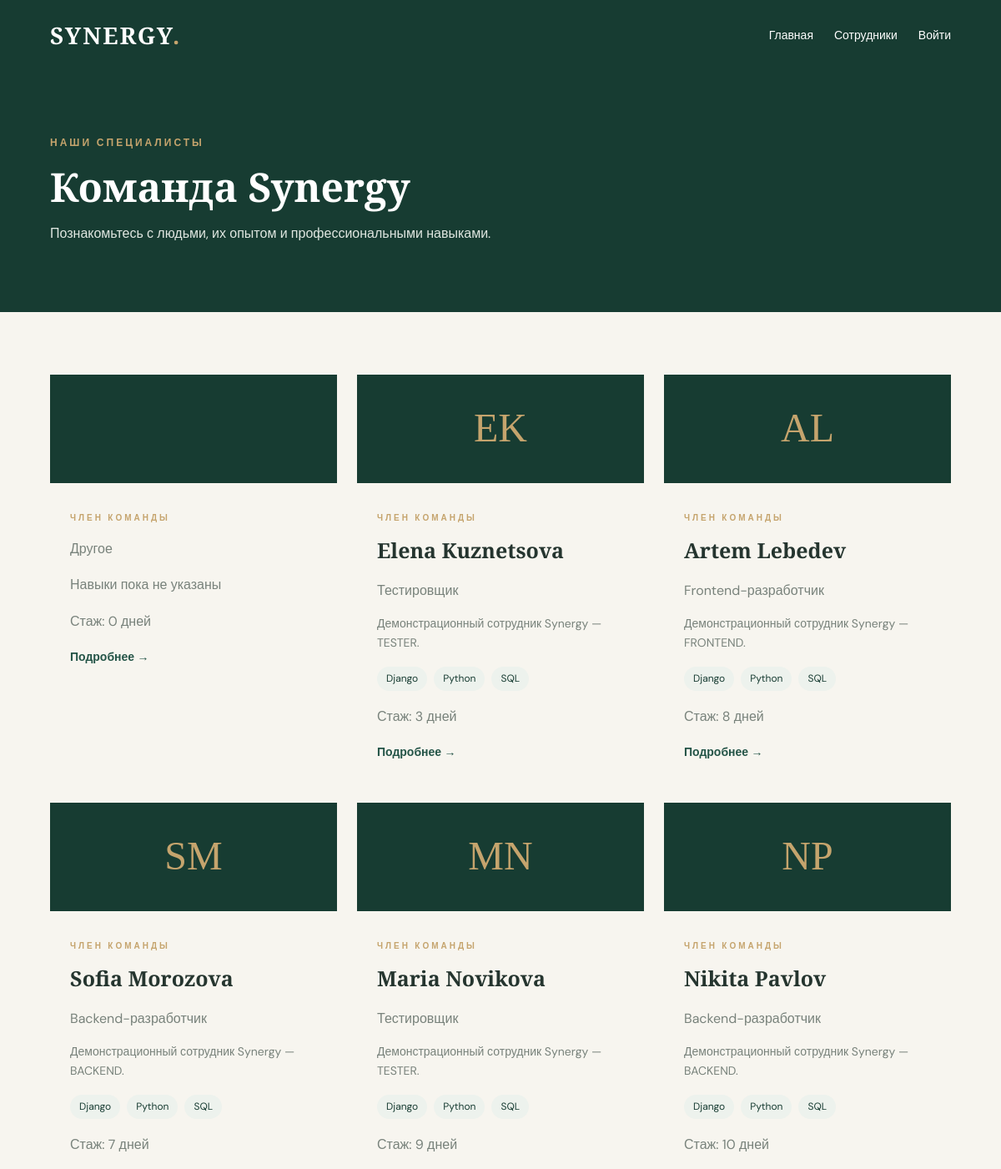
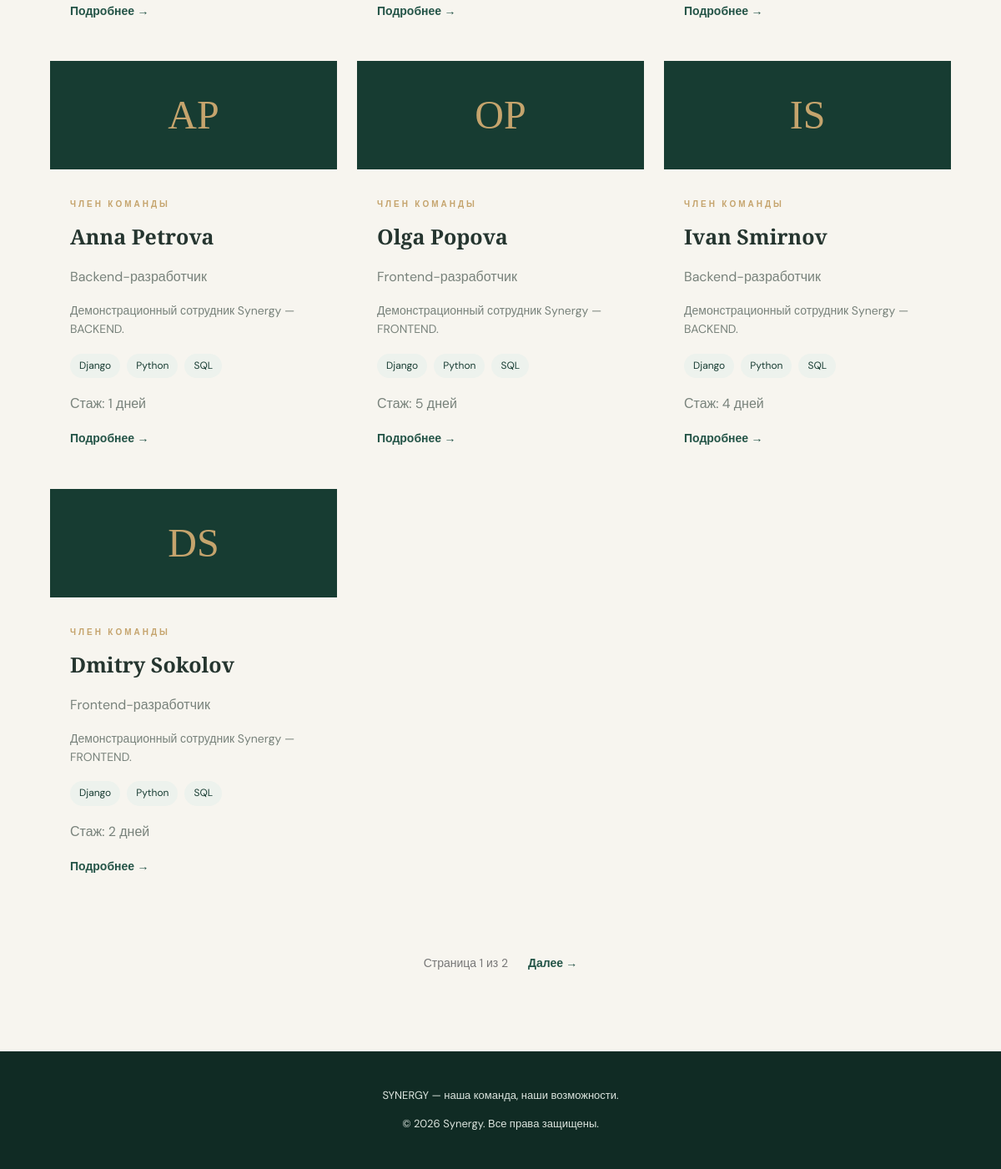
/employees/, run on the app's committed database (2 pictures, top to bottom).
### employees/models.py (models this page shows, shortened)
class Employee(AbstractUser):
    class Gender(models.TextChoices):
        MALE = "M", "Мужской"
        FEMALE = "F", "Женский"
        OTHER = "O", "Другой"
    class Position(models.TextChoices):
        BACKEND = "BACKEND", "Backend-разработчик"
        FRONTEND = "FRONTEND", "Frontend-разработчик"
        TESTER = "TESTER", "Тестировщик"
        OTHER = "OTHER", "Другое"
    middle_name = models.CharField(
        max_length=150,
        blank=True,
        verbose_name="Отчество",
    )
    gender = models.CharField(
        max_length=1,
        choices=Gender.choices,
        blank=True,
        verbose_name="Пол",
    )
    position = models.CharField(
        max_length=20,
        choices=Position.choices,
        default=Position.OTHER,
        verbose_name="Должность",
    )
    hire_date = models.DateField(
        default=timezone.localdate,
        verbose_name="Дата приёма на работу",
    )
    description = models.TextField(
        blank=True,
        verbose_name="Описание",
    )
    skills = models.ManyToManyField(
        Skill,
        through="EmployeeSkill",
        related_name="employees",
        verbose_name="Навыки",
    )
    class Meta:
        verbose_name = "Сотрудник"
        verbose_name_plural = "Сотрудники"
        ordering = ["last_name", "first_name"]

class EmployeeSkill(models.Model):
    employee = models.ForeignKey(
        settings.AUTH_USER_MODEL,
        on_delete=models.CASCADE,
        related_name="employee_skills",
        verbose_name="Сотрудник",
    )
    skill = models.ForeignKey(
        Skill,
        on_delete=models.CASCADE,
        related_name="employee_skills",
        verbose_name="Навык",
    )
    level = models.PositiveSmallIntegerField(
        validators=[
            MinValueValidator(1),
            MaxValueValidator(10),
        ],
        verbose_name="Уровень владения",
    )
    class Meta:
        verbose_name = "Навык сотрудника"
        verbose_name_plural = "Навыки сотрудников"
        constraints = [
            models.UniqueConstraint(
                fields=["employee", "skill"],
                name="unique_employee_skill",
            )
        ]
        ordering = ["employee", "skill"]

class Skill(models.Model):
    name = models.CharField(max_length=100, unique=True)
    description = models.TextField(blank=True)
    class Meta:
        verbose_name = "Навык"
        verbose_name_plural = "Навыки"
        ordering = ["name"]

### employees/views.py (the view)
# urls.py: path("employees/", EmployeeListView.as_view(), name="employee_list"),
class EmployeeListView(ListView):
    model = Employee
    template_name = "employees/employee_list.html"
    context_object_name = "employees"
    paginate_by = 10
    def get_queryset(self):
        return optimize_employee_queryset(
            Employee.objects.filter(is_active=True).order_by(
                "last_name",
                "first_name",
            )
        )
    def get_context_data(self, **kwargs):
        context = super().get_context_data(**kwargs)
        for employee in context["employees"]:
            employee.experience_days = get_experience_days(employee)
        return context

### employees/views.py (called while the page is built)
def get_experience_days(employee):
    today = timezone.localdate()
    return max((today - employee.hire_date).days, 0)

def optimize_employee_queryset(queryset):
    return queryset.select_related(
        "workplace"
    ).prefetch_related(
        "employee_skills__skill",
        "gallery",
    )

### employees/templates/employees/employee_list.html (shortened to what this page needs)
{% extends "base.html" %}
{% block content %}
<section class="page-banner">
    <div class="container">
        <p class="eyebrow">НАШИ СПЕЦИАЛИСТЫ</p>
        <h1>Команда Synergy</h1>
        <p>
            Познакомьтесь с людьми, их опытом и профессиональными навыками.
        </p>
    </div>
</section>
<section class="section container">
    <div class="employee-grid">
        {% for employee in employees %}
            {% include "includes/employee_card.html" with employee=employee %}
        {% empty %}
            <p>Сотрудники пока не добавлены.</p>
        {% endfor %}
    </div>
    {% if is_paginated %}
        <nav class="pagination" aria-label="Навигация по страницам">
            <span class="pagination-current">
                Страница {{ page_obj.number }} из {{ page_obj.paginator.num_pages }}
            </span>
            {% if page_obj.has_next %}
                <a
                    class="text-link"
                    href="?page={{ page_obj.next_page_number }}"
                >
                    Далее →
                </a>
            {% endif %}
        </nav>
    {% endif %}
</section>
{% endblock %}

### templates/includes/employee_card.html
<article class="employee-card">
    {% with profile_photo=employee.gallery.all|first %}
        {% if profile_photo %}
            <img
                class="card-photo"
                src="{{ profile_photo.image.url }}"
                alt="{{ employee.first_name }} {{ employee.last_name }}"
            >
        {% else %}
            <div class="card-monogram">
                {{ employee.first_name|first|upper }}{{ employee.last_name|first|upper }}
            </div>
        {% endif %}
    {% endwith %}
    <div class="card-content">
        <p class="eyebrow">ЧЛЕН КОМАНДЫ</p>
        <h3>
            {{ employee.first_name }} {{ employee.last_name }}
        </h3>
        <p class="muted">
            {{ employee.get_position_display }}
        </p>
        {% if employee.description %}
            <p class="card-description">
                {{ employee.description|truncatewords:18 }}
            </p>
        {% endif %}
        <div class="skill-tags">
            {% for employee_skill in employee.employee_skills.all %}
                <span class="skill-tag">
                    {{ employee_skill.skill.name }}
                </span>
            {% empty %}
                <span class="muted">Навыки пока не указаны</span>
            {% endfor %}
        </div>
        <p class="muted">
            Стаж: {{ employee.experience_days }} дней
        </p>
        <a
            class="text-link"
            href="{% url 'employees:employee_detail' employee.pk %}"
        >
            Подробнее →
        </a>
    </div>
</article>

### static/css/style.css (style rules this page uses)
:root { --green: #173c32; --green-light: #245447; --gold: #c5a46d; --cream: #f7f5ef; --white: #ffffff; --text: #25352f; --muted: #78827b; --border: #e8e5dc; }
* { box-sizing: border-box; }
body { margin: 0; background: var(--cream); color: var(--text); font-family: "DM Sans", sans-serif; line-height: 1.6; }
a { color: inherit; text-decoration: none; }
.container { width: min(1120px, 90%); margin: 0 auto; }
.eyebrow { color: var(--gold); font-size: 12px; font-weight: 700; letter-spacing: 3px; }
.hero h1, .page-banner h1, .detail-header h1, .login-card h1 { font-family: "Playfair Display", serif; font-size: clamp(36px, 6vw, 64px); line-height: 1.15; margin: 15px 0; }
.section { padding-top: 75px; padding-bottom: 75px; }
.employee-grid { display: grid; grid-template-columns: repeat( auto-fit, minmax(270px, 1fr) ); gap: 24px; }
.card-monogram { display: grid; place-items: center; min-height: 130px; background: var(--green); color: var(--gold); font-family: "Playfair Display", serif; font-size: 48px; }
.card-content { padding: 24px; }
.card-content h3 { font-family: "Playfair Display", serif; font-size: 25px; margin: 8px 0; }
.card-content .eyebrow { font-size: 10px; }
.card-description { color: var(--muted); font-size: 14px; }
.skill-tags { display: flex; flex-wrap: wrap; gap: 8px; margin: 18px 0; }
.skill-tag { background: #edf2ed; color: var(--green); border-radius: 20px; padding: 5px 11px; font-size: 12px; }
.text-link { color: var(--green-light); font-weight: 700; font-size: 14px; }
.page-banner { background: var(--green); color: var(--white); padding: 65px 0; }
.page-banner h1 { font-size: 48px; }
.page-banner p:last-child { color: #e0e7e1; }
.muted { color: var(--muted); }
.pagination { display: flex; align-items: center; justify-content: center; gap: 24px; margin-top: 48px; padding: 20px 0; }
.pagination-current { color: #777; font-size: 14px; }
.employee-card { overflow: hidden; }

### data on the page
Employee: position "Другое", experience_days "0"
Employee: first_name|first "E", last_name|first "K", first_name "Elena", last_name "Kuznetsova", position "Тестировщик", description "Демонстрационный сотрудник Synergy — TESTER.", experience_days "3"
EmployeeSkill: skill.name "Django"
EmployeeSkill: skill.name "Python"
EmployeeSkill: skill.name "SQL"
Employee: first_name|first "A", last_name|first "L", first_name "Artem", last_name "Lebedev", position "Frontend-разработчик", description "Демонстрационный сотрудник Synergy — FRONTEND.", experience_days "8"
EmployeeSkill: skill.name "Django"
EmployeeSkill: skill.name "Python"
EmployeeSkill: skill.name "SQL"
Employee: first_name|first "S", last_name|first "M", first_name "Sofia", last_name "Morozova", position "Backend-разработчик", description "Демонстрационный сотрудник Synergy — BACKEND.", experience_days "7"
EmployeeSkill: skill.name "Django"
EmployeeSkill: skill.name "Python"
EmployeeSkill: skill.name "SQL"
Employee: first_name|first "M", last_name|first "N", first_name "Maria", last_name "Novikova", position "Тестировщик", description "Демонстрационный сотрудник Synergy — TESTER.", experience_days "9"
EmployeeSkill: skill.name "Django"
EmployeeSkill: skill.name "Python"
EmployeeSkill: skill.name "SQL"
Employee: first_name|first "N", last_name|first "P", first_name "Nikita", last_name "Pavlov", position "Backend-разработчик", description "Демонстрационный сотрудник Synergy — BACKEND.", experience_days "10"
EmployeeSkill: skill.name "Django"
EmployeeSkill: skill.name "Python"
EmployeeSkill: skill.name "SQL"
Employee: first_name|first "A", last_name|first "P", first_name "Anna", last_name "Petrova", position "Backend-разработчик", description "Демонстрационный сотрудник Synergy — BACKEND.", experience_days "1"
EmployeeSkill: skill.name "Django"
EmployeeSkill: skill.name "Python"
EmployeeSkill: skill.name "SQL"
Employee: first_name|first "O", last_name|first "P", first_name "Olga", last_name "Popova", position "Frontend-разработчик", description "Демонстрационный сотрудник Synergy — FRONTEND.", experience_days "5"
EmployeeSkill: skill.name "Django"
EmployeeSkill: skill.name "Python"
EmployeeSkill: skill.name "SQL"
Employee: first_name|first "I", last_name|first "S", first_name "Ivan", last_name "Smirnov", position "Backend-разработчик", description "Демонстрационный сотрудник Synergy — BACKEND.", experience_days "4"
EmployeeSkill: skill.name "Django"
EmployeeSkill: skill.name "Python"
EmployeeSkill: skill.name "SQL"
Employee: first_name|first "D", last_name|first "S", first_name "Dmitry", last_name "Sokolov", position "Frontend-разработчик", description "Демонстрационный сотрудник Synergy — FRONTEND.", experience_days "2"
EmployeeSkill: skill.name "Django"
EmployeeSkill: skill.name "Python"
EmployeeSkill: skill.name "SQL"

### other printed values
{{ page_obj.number }} "1"
{{ page_obj.paginator.num_pages }} "2"
